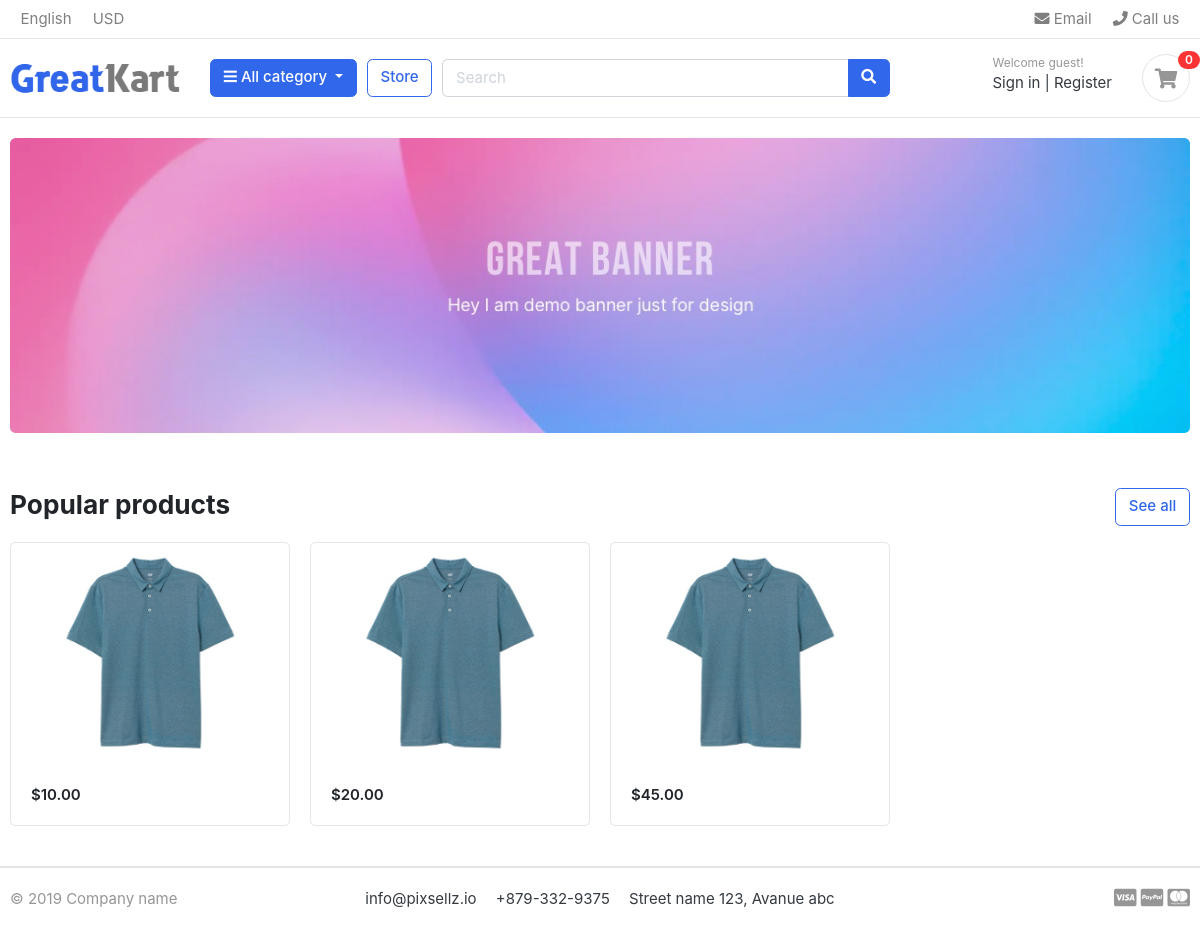
The page / on the database its author committed.
### product/models.py (models this page shows, shortened)
class Product(TimeStampedModel):
    seller = models.ForeignKey(User, on_delete=models.CASCADE, related_name='seller')
    title = models.CharField(max_length=100, unique=True)
    slug = models.SlugField(max_length=100, unique=True)
    description = models.TextField()
    price = models.DecimalField(max_digits=10, decimal_places=2)
    quantity = models.IntegerField(default=0)
    category = models.ForeignKey(Category, on_delete=models.PROTECT, related_name='products')
    color = models.ManyToManyField(Color, blank=True)
    size = models.ManyToManyField(Size, blank=True)
    custom = ProductManager()
    objects = models.Manager()

### product/views.py (the view)
# urls.py: path('', HomeView.as_view(), name='home'),
class HomeView(ListView):
    model = Product
    template_name = 'home.html'
    context_object_name = 'products'
    def get_queryset(self):
        return Product.objects.all()[:12]

### category/context_processors.py (called while the page is built)
def categories(request):
    categories = Category.objects.all()
    return {'categories': categories}

### order/context_processors.py (called while the page is built)
def order_count(request):
    if request.user.is_authenticated:
        order_count = OrderItem.objects.filter(customer=request.user, ordered=False).count()
        return {'order_count': order_count}
    return {'order_count': 0}

### templates/home.html (shortened to what this page needs)
{% extends 'base.html' %}
{% load static %}
{% block content %}
<section class="section-intro padding-y-sm">
<div class="container">
<div class="intro-banner-wrap">
	<img src="{% static 'images/banners/1.jpg' %}" class="img-fluid rounded">
</div>
</div>
</section>
<section class="section-name padding-y-sm">
<div class="container">
<header class="section-heading">
	<a href="{% url 'product:product_list' %}" class="btn btn-outline-primary float-right">See all</a>
	<h3 class="section-title">Popular products</h3>
</header>
<div class="row">
    {% for product in products %}
	<div class="col-md-3">
		<div class="card card-product-grid">
			<a href="./product-detail.html" class="img-wrap"> <img src="{% static 'images/items/1.jpg' %}"> </a>
			<figcaption class="info-wrap">
				<div class="price mt-1">${{ product.price }}</div>
			</figcaption>
		</div>
	</div>
    {% endfor %}
</div>
</div>
</section>
{% endblock %}

### staticfiles/css/ui.css (style rules this page uses)
html { font-family: "Inter", sans-serif; font-size: 15px; }
.img-wrap { text-align: center; display: block; }
.img-wrap img { max-width: 100%; }
.padding-y-sm { padding-top: 20px; padding-bottom: 20px; }
.section-heading { margin-bottom: 20px; margin-top: 15px; }
.section-title { color: #212529; }
[class*=card-product] .img-wrap { overflow: hidden; position: relative; }
[class*=card-product] .img-wrap img { height: 100%; max-width: 100%; width: auto; display: inline-block; -o-object-fit: cover; object-fit: cover; }
.card-product-grid { margin-bottom: 20px; }
.card-product-grid .img-wrap { border-radius: 0.2rem 0.2rem 0 0; height: 220px; }
.card-product-grid .info-wrap { overflow: hidden; padding: 18px 20px; }
.card .img-wrap { overflow: hidden; }
.price { font-weight: 600; color: #212529; }

### rows shown on the page
Product: price "10.00"
Product: price "20.00"
Product: price "45.00"

### other values the page prints
{{ order_count }} "0"
